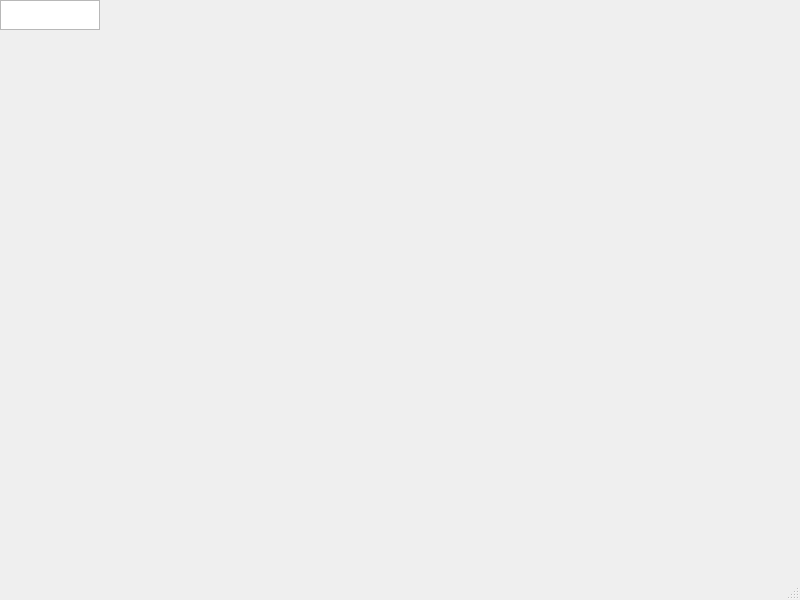
<?xml version="1.0" encoding="UTF-8"?>
<ui version="4.0">
 <class>Profiler</class>
 <widget class="QMainWindow" name="Profiler">
  <property name="geometry">
   <rect>
    <x>0</x>
    <y>0</y>
    <width>800</width>
    <height>600</height>
   </rect>
  </property>
  <property name="windowTitle">
   <string>Profiler</string>
  </property>
  <widget class="QTextEdit" name="profilerMetrics">
   <property name="lineWrapMode">
    <enum>QTextEdit::NoWrap</enum>
   </property>
   <property name="readOnly">
    <bool>true</bool>
   </property>
   <property name="textInteractionFlags">
    <set>Qt::TextSelectableByKeyboard|Qt::TextSelectableByMouse</set>
   </property>
  </widget>
  <widget class="QStatusBar" name="statusbar"/>
 </widget>
 <resources/>
 <connections/>
</ui>
